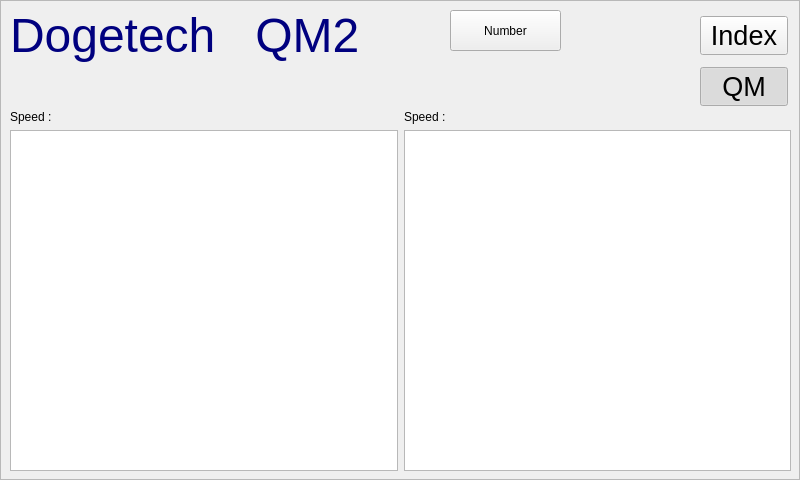
  <widget class="QFrame" name="runframe">
   <property name="geometry">
    <rect>
     <x>0</x>
     <y>0</y>
     <width>800</width>
     <height>480</height>
    </rect>
   </property>
   <property name="maximumSize">
    <size>
     <width>88888</width>
     <height>888888</height>
    </size>
   </property>
   <property name="autoFillBackground">
    <bool>true</bool>
   </property>
   <property name="frameShape">
    <enum>QFrame::StyledPanel</enum>
   </property>
   <property name="frameShadow">
    <enum>QFrame::Raised</enum>
   </property>
   <widget class="QLabel" name="label_15">
    <property name="geometry">
     <rect>
      <x>10</x>
      <y>0</y>
      <width>441</width>
      <height>71</height>
     </rect>
    </property>
    <property name="font">
     <font>
      <family>Arial</family>
      <pointsize>36</pointsize>
     </font>
    </property>
    <property name="toolTipDuration">
     <number>1</number>
    </property>
    <property name="autoFillBackground">
     <bool>false</bool>
    </property>
    <property name="styleSheet">
     <string notr="true">color: rgb(0, 0, 127);</string>
    </property>
    <property name="lineWidth">
     <number>4</number>
    </property>
    <property name="text">
     <string>Dogetech   QM2</string>
    </property>
   </widget>
   <widget class="QWidget" name="layoutWidget">
    <property name="geometry">
     <rect>
      <x>700</x>
      <y>10</y>
      <width>88</width>
      <height>102</height>
     </rect>
    </property>
    <layout class="QVBoxLayout" name="verticalLayout_5">
     <item>
      <widget class="QPushButton" name="IndexButton">
       <property name="font">
        <font>
         <family>Arial</family>
         <pointsize>20</pointsize>
        </font>
       </property>
       <property name="text">
        <string>Index</string>
       </property>
      </widget>
     </item>
     <item>
      <widget class="QPushButton" name="QMenble">
       <property name="font">
        <font>
         <family>Arial</family>
         <pointsize>20</pointsize>
        </font>
       </property>
       <property name="text">
        <string>QM</string>
       </property>
       <property name="checkable">
        <bool>true</bool>
       </property>
       <property name="checked">
        <bool>true</bool>
       </property>
      </widget>
     </item>
    </layout>
   </widget>
   <widget class="QWidget" name="layoutWidget">
    <property name="geometry">
     <rect>
      <x>10</x>
      <y>110</y>
      <width>781</width>
      <height>361</height>
     </rect>
    </property>
    <layout class="QVBoxLayout" name="verticalLayout_8">
     <item>
      <layout class="QGridLayout" name="gridLayout_3">
       <item row="0" column="0">
        <widget class="QLabel" name="label">
         <property name="text">
          <string>Speed :</string>
         </property>
        </widget>
       </item>
       <item row="0" column="1">
        <widget class="QLabel" name="label_13">
         <property name="text">
          <string>Speed :</string>
         </property>
        </widget>
       </item>
      </layout>
     </item>
     <item>
      <layout class="QHBoxLayout" name="horizontalLayout_2">
       <item>
        <widget class="QGraphicsView" name="graphicsView_L"/>
       </item>
       <item>
        <widget class="QGraphicsView" name="graphicsView_R"/>
       </item>
      </layout>
     </item>
    </layout>
   </widget>
   <widget class="QPushButton" name="pushButton_5">
    <property name="geometry">
     <rect>
      <x>450</x>
      <y>10</y>
      <width>111</width>
      <height>41</height>
     </rect>
    </property>
    <property name="text">
     <string>Number</string>
    </property>
   </widget>
  </widget>
